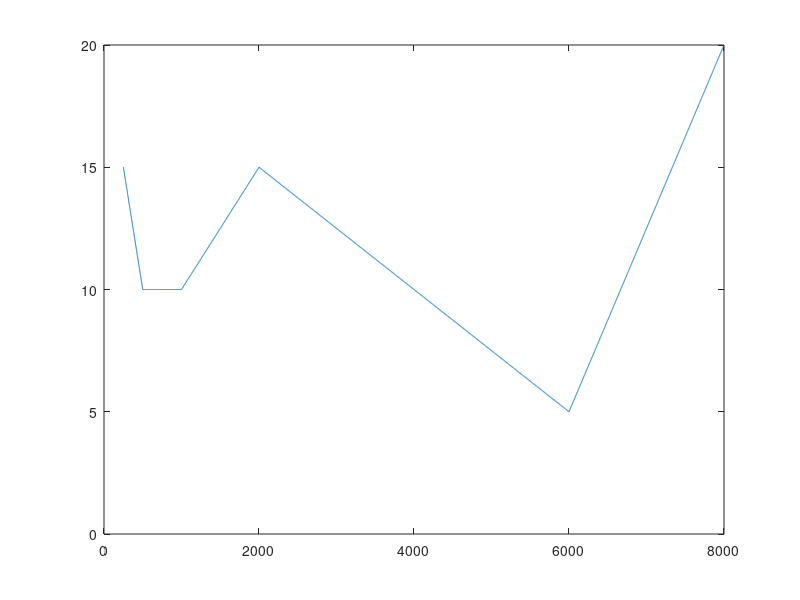

MATLAB code for this plot: (Note: this script raises an error after producing the figure.)
%%  Filtering and playing an audio clip %%
%% Audiogram 
frequencies = [250 500 1000 2000 4000 6000 8000];
values = [15 10 10 15 10 5 20];
requiredFrequencies = linspace(1, 8*10^3, 8*10^3);
vq = interp1(frequencies,values,requiredFrequencies);
figure(1)
plot(requiredFrequencies, vq);
audiogramdB = [vq(250), vq(315), vq(400), vq(500), vq(630), vq(800), ... 
vq(1000), vq(1250), vq(1600), vq(2000), vq(2500), vq(3150), ...   
vq(4000), vq(5000), vq(6300), vq(8000)];
audiogram=zeros(1,16);
for i=1: length(audiogramdB)
    audiogram(i) = db2mag(audiogramdB(i));
end

%% Filters
filter24 = filterBand24;
filter25 = filterBand25;
filter26 = filterBand26;
filter27 = filterBand27;
filter28 = filterBand28;
filter29 = filterBand29;
filter30 = filterBand30;
filter31 = filterBand31;
filter32 = filterBand32;
filter33 = filterBand33;
filter34 = filterBand34;
filter35 = filterBand35;
filter36 = filterBand36;
filter37 = filterBand37;
filter38 = filterBand38;
filter39 = filterBand39;
%% Sound reader (for now)
audioInput = dsp.AudioFileReader('Filename', 'B_eng_f2.wav');  
audioWriter = audioDeviceWriter('SampleRate',audioInput.SampleRate);

%% Amplification
% To have a measure of reference, play the original audio once
 while ~isDone(audioInput)
     input = audioInput();  % Load a frame
     audioWriter(input);  % Play the frame
 end
%Wait until audio is played to the end

release(audioInput);       % Close input file
release(audioWriter);               % Close audio output device

SpecAna = dsp.SpectrumAnalyzer('PlotAsTwoSidedSpectrum',false, ...
    'SampleRate',audioInput.SampleRate, ...
    'NumInputPorts',2,...
    'ShowLegend',true, ...
    'YLimits',[-145,45]);

SpecAna.ChannelNames = {'Original signal','Amplified signal'};
counter = 1;

while ~isDone(audioInput)
    input = audioInput();  % Load a frame of audio
    tic
     a = filter24(input);
     a = a * audiogram(1);
     b = filter25(input);
     b = b * audiogram(2);
     c = filter26(input);
     c = c * audiogram(3);
     d = filter27(input);
     d = d * audiogram(4);
     e = filter28(input);
     e = e * audiogram(5);
     f = filter29(input);
     f = f * audiogram(6);
     g = filter30(input);
     g = g * audiogram(7);
     h = filter31(input);
     h = h * audiogram(8);
     i = filter32(input);
     i = i * audiogram(9);
     j = filter33(input);
     j = j * audiogram(10);
     k = filter34(input);
     k = k * audiogram(11);
     l = filter35(input);
     l = l * audiogram(12);
     m = filter36(input);
     m = m * audiogram(13);
     n = filter37(input);
     n = n * audiogram(14);
     o = filter38(input);
     o = o * audiogram(15);
     p = filter39(input);
     p = p * audiogram(16);

     reconstructed = a+ b+ c+ d +e+ f+ g+ h+ i+ j+ k+ l+ m+ n+ o+ p;
     endOfFiltering(counter) = toc ;
     % Play the reconstructed audio frame
     audioWriter(reconstructed);
     %SpecAna(input, reconstructed);
     counter = counter+1;
    
end

mean(endOfFiltering) % to find the average time of all the loops
